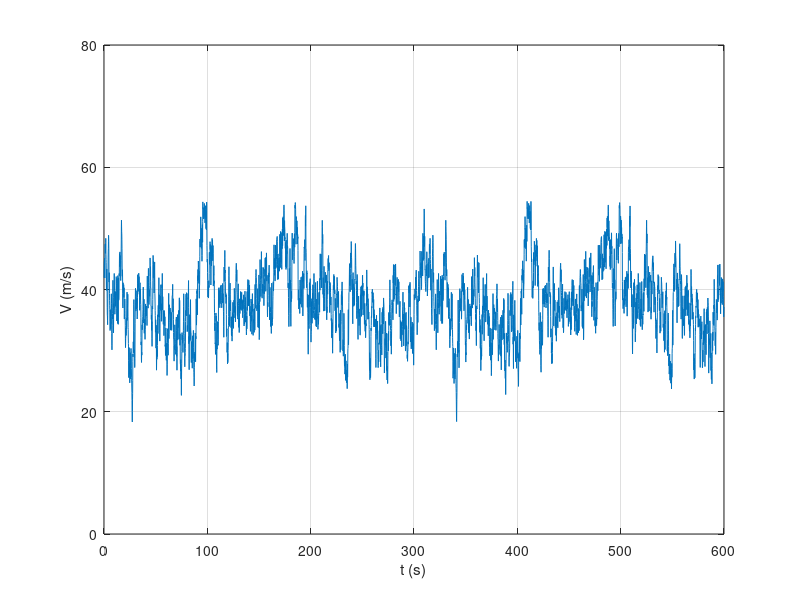

Here is the MATLAB script that generated this plot:
clc
clear all
close all
%% The auto spectral density of the u-comp according to N400
w = linspace(0,20,1000);
z=50;   %Height above ground,
z1=10;  %Reference height
L1=100;  %Reference integral length scale z1=10; L1=100;
xLu=L1*(z/z1)^0.3; % Integral length scale
Au=6.8/2/pi; % Constant in the auto-spectral density
V=40;   %Mean wind velocity
Iu=0.15;% Turbulence intensity
Su=zeros(1,length(w));
for k=1:length(w)
    Su(1,k)=(Iu*V)^2*Au*xLu/V/((1+1.5*Au*w(1,k)*xLu/V)^(5/3));
end
figure    
plot(w,Su,'-')    
xlabel('\omega')
ylabel('S(\omega)')

%% Monte Carlo simulations of the wind field, see also TKT4108Week2Example3 
t = linspace(0,600,6000);
phi = 2*pi*rand(1,length(w));
dw = w(2)-w(1);
u = zeros(1,length(t));
for k = 1:length(w)
    Ak = sqrt(2*Su(1,k)*dw);
    u = u + Ak*cos(w(1,k)*t+phi(1,k));
end
u = u + V ;

figure(1)
plot(t,u)
ylim([0 80])
grid on
ylabel('V (m/s)')
xlabel('t (s)')
